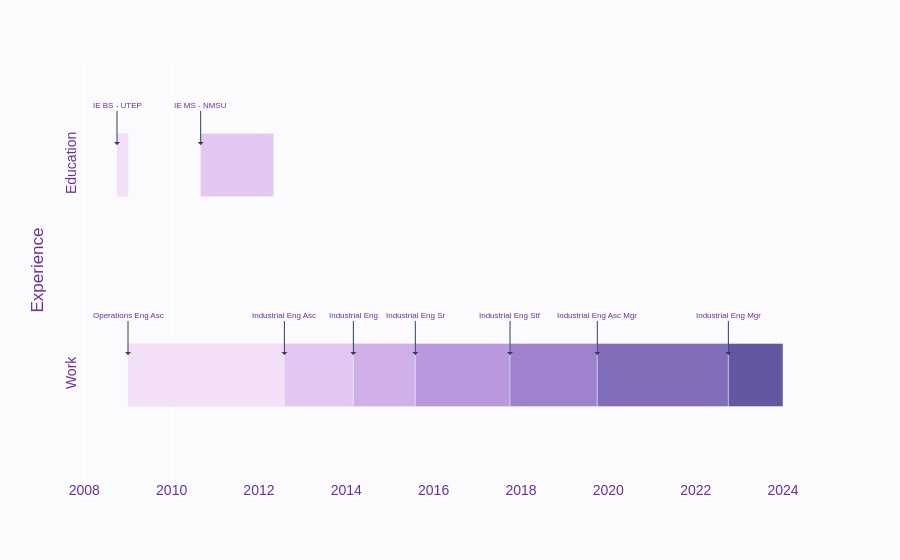

Write notebook code for a chart like this one.
### Markdown cell above
- unpdate this code below
- export to html
- copy between `<div>`

### Code cell
import plotly.express as px
import pandas as pd

# Create a sample DataFrame with task information
df = pd.DataFrame([
    dict(Task="Operations Eng Asc", Start='2009-01-01', Finish='2012-08-01', Experience="Work"),
    dict(Task="Industrial Eng Asc", Start='2012-08-01', Finish='2014-03-01', Experience="Work"),
    dict(Task="Industrial Eng", Start='2014-03-01', Finish='2015-08-01', Experience="Work"),
    dict(Task="Industrial Eng Sr", Start='2015-08-01', Finish='2017-10-01', Experience="Work"),
    dict(Task="Industrial Eng Stf", Start='2017-10-01', Finish='2019-10-01', Experience="Work"),
    dict(Task="Industrial Eng Asc Mgr", Start='2019-10-01', Finish='2022-10-01', Experience="Work"),
    dict(Task="Industrial Eng Mgr", Start='2022-10-01', Finish='2024-01-01', Experience="Work"),
    dict(Task="IE BS - UTEP", Start='2008-10-01', Finish='2008-12-31', Experience="Education"),
    dict(Task="IE MS - NMSU", Start='2010-09-01', Finish='2012-05-01', Experience="Education")
])

# Create the timeline chart
fig = px.timeline(df, x_start="Start", x_end="Finish", y="Experience", color="Task", color_discrete_sequence=px.colors.sequential.Purp)
fig.update_layout(showlegend=False, # Hide the legend
                  plot_bgcolor="#fbfbfe",
                  paper_bgcolor='#fbfbfe',
                  font=dict(family="Arial", size=14, color="RebeccaPurple"),
                  yaxis_tickangle=-90,      
                  )
fig.update_traces(width=0.3)

# Add annotations (labels) for each task using arrows
for index, row in df.iterrows():
    fig.add_annotation(
        x=row['Start'],
        y=row['Experience'],
        text=row['Task'],
        showarrow=True,
        arrowhead=1,
        ax=0,
        standoff=20,
        font=dict(family="Arial", size=8, color="RebeccaPurple"),
        ay=-60 # Adjust the arrow position

    )

fig.show()

### Figure 1 — Plotly figure (JSON) as saved in the notebook; plotly's stock layout.template omitted (floating-point values rounded to 4 significant figures)
{"data": [{"alignmentgroup": "True", "base": ["2009-01-01"], "hovertemplate": "Task=Operations Eng Asc<br>Start=%{base}<br>Finish=%{x}<br>Experience=%{y}<extra></extra>", "legendgroup": "Operations Eng Asc", "marker": {"color": "rgb(243, 224, 247)", "pattern": {"shape": ""}}, "name": "Operations Eng Asc", "offsetgroup": "Operations Eng Asc", "orientation": "h", "showlegend": true, "textposition": "auto", "type": "bar", "width": 0.3, "x": [113011200000], "xaxis": "x", "y": ["Work"], "yaxis": "y"}, {"alignmentgroup": "True", "base": ["2012-08-01"], "hovertemplate": "Task=Industrial Eng Asc<br>Start=%{base}<br>Finish=%{x}<br>Experience=%{y}<extra></extra>", "legendgroup": "Industrial Eng Asc", "marker": {"color": "rgb(228, 199, 241)", "pattern": {"shape": ""}}, "name": "Industrial Eng Asc", "offsetgroup": "Industrial Eng Asc", "orientation": "h", "showlegend": true, "textposition": "auto", "type": "bar", "width": 0.3, "x": [49852800000], "xaxis": "x", "y": ["Work"], "yaxis": "y"}, {"alignmentgroup": "True", "base": ["2014-03-01"], "hovertemplate": "Task=Industrial Eng<br>Start=%{base}<br>Finish=%{x}<br>Experience=%{y}<extra></extra>", "legendgroup": "Industrial Eng", "marker": {"color": "rgb(209, 175, 232)", "pattern": {"shape": ""}}, "name": "Industrial Eng", "offsetgroup": "Industrial Eng", "orientation": "h", "showlegend": true, "textposition": "auto", "type": "bar", "width": 0.3, "x": [44755200000], "xaxis": "x", "y": ["Work"], "yaxis": "y"}, {"alignmentgroup": "True", "base": ["2015-08-01"], "hovertemplate": "Task=Industrial Eng Sr<br>Start=%{base}<br>Finish=%{x}<br>Experience=%{y}<extra></extra>", "legendgroup": "Industrial Eng Sr", "marker": {"color": "rgb(185, 152, 221)", "pattern": {"shape": ""}}, "name": "Industrial Eng Sr", "offsetgroup": "Industrial Eng Sr", "orientation": "h", "showlegend": true, "textposition": "auto", "type": "bar", "width": 0.3, "x": [68428800000], "xaxis": "x", "y": ["Work"], "yaxis": "y"}, {"alignmentgroup": "True", "base": ["2017-10-01"], "hovertemplate": "Task=Industrial Eng Stf<br>Start=%{base}<br>Finish=%{x}<br>Experience=%{y}<extra></extra>", "legendgroup": "Industrial Eng Stf", "marker": {"color": "rgb(159, 130, 206)", "pattern": {"shape": ""}}, "name": "Industrial Eng Stf", "offsetgroup": "Industrial Eng Stf", "orientation": "h", "showlegend": true, "textposition": "auto", "type": "bar", "width": 0.3, "x": [63072000000], "xaxis": "x", "y": ["Work"], "yaxis": "y"}, {"alignmentgroup": "True", "base": ["2019-10-01"], "hovertemplate": "Task=Industrial Eng Asc Mgr<br>Start=%{base}<br>Finish=%{x}<br>Experience=%{y}<extra></extra>", "legendgroup": "Industrial Eng Asc Mgr", "marker": {"color": "rgb(130, 109, 186)", "pattern": {"shape": ""}}, "name": "Industrial Eng Asc Mgr", "offsetgroup": "Industrial Eng Asc Mgr", "orientation": "h", "showlegend": true, "textposition": "auto", "type": "bar", "width": 0.3, "x": [94694400000], "xaxis": "x", "y": ["Work"], "yaxis": "y"}, {"alignmentgroup": "True", "base": ["2022-10-01"], "hovertemplate": "Task=Industrial Eng Mgr<br>Start=%{base}<br>Finish=%{x}<br>Experience=%{y}<extra></extra>", "legendgroup": "Industrial Eng Mgr", "marker": {"color": "rgb(99, 88, 159)", "pattern": {"shape": ""}}, "name": "Industrial Eng Mgr", "offsetgroup": "Industrial Eng Mgr", "orientation": "h", "showlegend": true, "textposition": "auto", "type": "bar", "width": 0.3, "x": [39484800000], "xaxis": "x", "y": ["Work"], "yaxis": "y"}, {"alignmentgroup": "True", "base": ["2008-10-01"], "hovertemplate": "Task=IE BS - UTEP<br>Start=%{base}<br>Finish=%{x}<br>Experience=%{y}<extra></extra>", "legendgroup": "IE BS - UTEP", "marker": {"color": "rgb(243, 224, 247)", "pattern": {"shape": ""}}, "name": "IE BS - UTEP", "offsetgroup": "IE BS - UTEP", "orientation": "h", "showlegend": true, "textposition": "auto", "type": "bar", "width": 0.3, "x": [7862400000], "xaxis": "x", "y": ["Education"], "yaxis": "y"}, {"alignmentgroup": "True", "base": ["2010-09-01"], "hovertemplate": "Task=IE MS - NMSU<br>Start=%{base}<br>Finish=%{x}<br>Experience=%{y}<extra></extra>", "legendgroup": "IE MS - NMSU", "marker": {"color": "rgb(228, 199, 241)", "pattern": {"shape": ""}}, "name": "IE MS - NMSU", "offsetgroup": "IE MS - NMSU", "orientation": "h", "showlegend": true, "textposition": "auto", "type": "bar", "width": 0.3, "x": [52531200000], "xaxis": "x", "y": ["Education"], "yaxis": "y"}], "layout": {"annotations": [{"arrowhead": 1, "ax": 0, "ay": -60, "font": {"color": "RebeccaPurple", "family": "Arial", "size": 8}, "showarrow": true, "standoff": 20, "text": "Operations Eng Asc", "x": "2009-01-01", "y": "Work"}, {"arrowhead": 1, "ax": 0, "ay": -60, "font": {"color": "RebeccaPurple", "family": "Arial", "size": 8}, "showarrow": true, "standoff": 20, "text": "Industrial Eng Asc", "x": "2012-08-01", "y": "Work"}, {"arrowhead": 1, "ax": 0, "ay": -60, "font": {"color": "RebeccaPurple", "family": "Arial", "size": 8}, "showarrow": true, "standoff": 20, "text": "Industrial Eng", "x": "2014-03-01", "y": "Work"}, {"arrowhead": 1, "ax": 0, "ay": -60, "font": {"color": "RebeccaPurple", "family": "Arial", "size": 8}, "showarrow": true, "standoff": 20, "text": "Industrial Eng Sr", "x": "2015-08-01", "y": "Work"}, {"arrowhead": 1, "ax": 0, "ay": -60, "font": {"color": "RebeccaPurple", "family": "Arial", "size": 8}, "showarrow": true, "standoff": 20, "text": "Industrial Eng Stf", "x": "2017-10-01", "y": "Work"}, {"arrowhead": 1, "ax": 0, "ay": -60, "font": {"color": "RebeccaPurple", "family": "Arial", "size": 8}, "showarrow": true, "standoff": 20, "text": "Industrial Eng Asc Mgr", "x": "2019-10-01", "y": "Work"}, {"arrowhead": 1, "ax": 0, "ay": -60, "font": {"color": "RebeccaPurple", "family": "Arial", "size": 8}, "showarrow": true, "standoff": 20, "text": "Industrial Eng Mgr", "x": "2022-10-01", "y": "Work"}, {"arrowhead": 1, "ax": 0, "ay": -60, "font": {"color": "RebeccaPurple", "family": "Arial", "size": 8}, "showarrow": true, "standoff": 20, "text": "IE BS - UTEP", "x": "2008-10-01", "y": "Education"}, {"arrowhead": 1, "ax": 0, "ay": -60, "font": {"color": "RebeccaPurple", "family": "Arial", "size": 8}, "showarrow": true, "standoff": 20, "text": "IE MS - NMSU", "x": "2010-09-01", "y": "Education"}], "barmode": "overlay", "font": {"color": "RebeccaPurple", "family": "Arial", "size": 14}, "legend": {"title": {"text": "Task"}, "tracegroupgap": 0}, "margin": {"t": 60}, "paper_bgcolor": "#fbfbfe", "plot_bgcolor": "#fbfbfe", "showlegend": false, "xaxis": {"anchor": "y", "domain": [0, 1], "type": "date"}, "yaxis": {"anchor": "x", "domain": [0, 1], "tickangle": -90, "title": {"text": "Experience"}}}}
